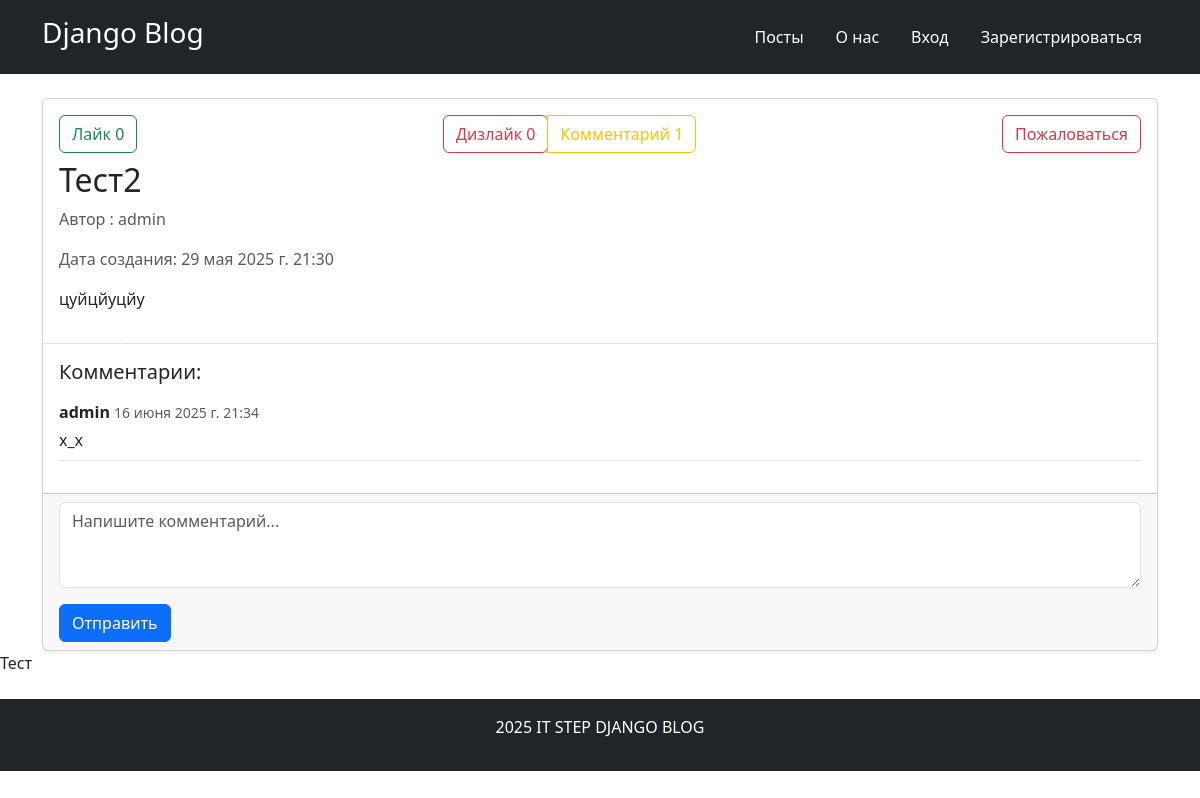
/posts/2, run on an earlier commit of the app's database.
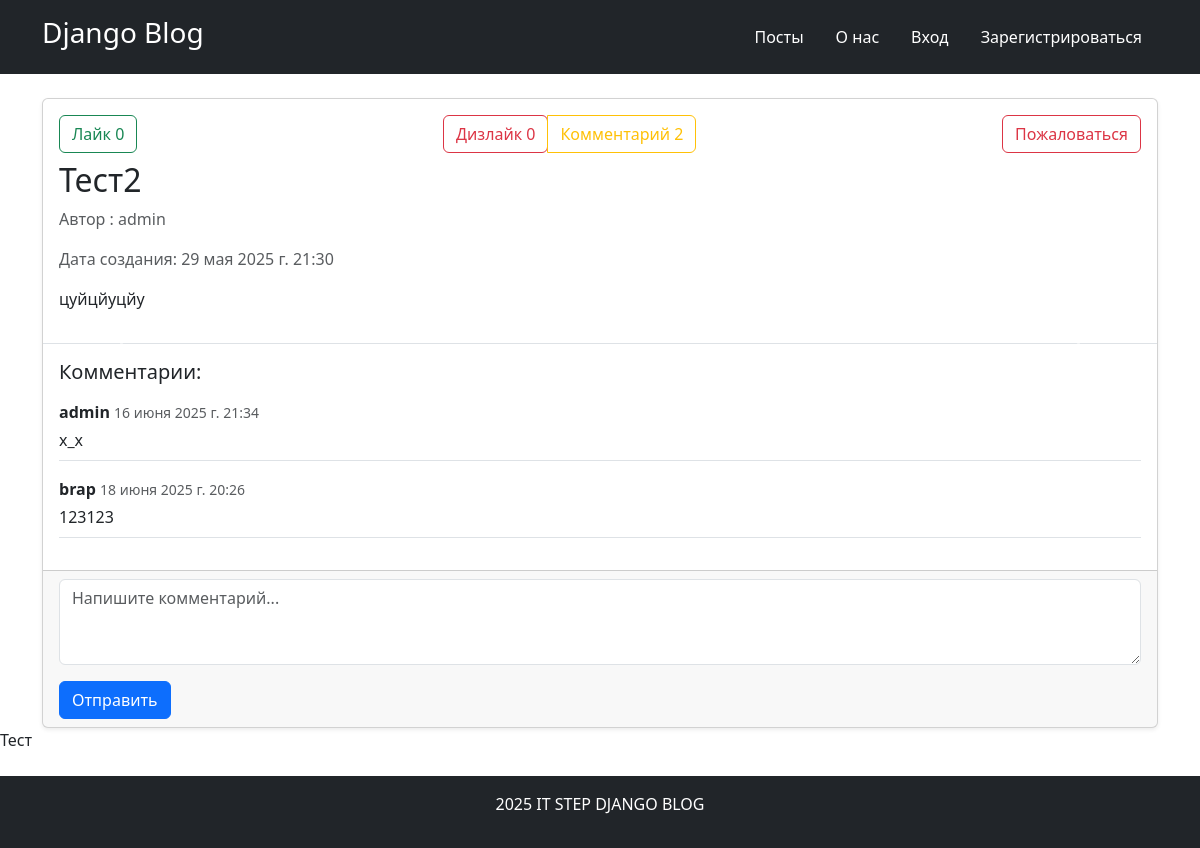
And on a later commit of the database.
### app/models.py (models this page shows, shortened)
class Post(models.Model):
    title = models.CharField(max_length=256, verbose_name="Название Поста")
    content = models.CharField(max_length=3000, verbose_name="Контент Поста")
    created_at = models.DateTimeField(auto_now_add=True, verbose_name="Дата Создания")
    author = models.ForeignKey(User, on_delete=models.CASCADE, verbose_name="Автор")
    def get_likes_count(self):
        return self.likes.count()
    def get_dislikes_count(self):
        return self.dislikes.count()
    def get_comments_count(self):
        return self.comments.count()
    def get_first_media(self):
        return self.media.order_by("created_at").first()
    class Meta:
        verbose_name_plural = "Посты"

class Comment(models.Model):
    post = models.ForeignKey(Post, on_delete=models.CASCADE, related_name="comments", verbose_name="Пост")
    body = models.CharField(max_length=1024, verbose_name="Содержимое")
    user = models.ForeignKey(User, on_delete=models.CASCADE, verbose_name="Пользователь")
    created_at = models.DateTimeField(auto_now_add=True, verbose_name="Дата Создания")
    class Meta:
        verbose_name_plural = "Комментарии"

### app/views.py (the view)
# urls.py: path("posts/<int:pk>", PostDetailView.as_view(), name="post-detail"),  # Получение поста
class PostDetailView(DetailView):
    model = Post
    template_name = "app/post_detail.html"
    context_object_name = "post"
    def get_context_data(self, **kwargs):
        context = super().get_context_data(**kwargs)
        context["comment_form"] = CommentForm()  # Добавлили переменную comment_form
        context["post_test"] = "Тест"
        return context

### app/forms.py
class CommentForm(forms.ModelForm):
    body = forms.CharField(widget=forms.Textarea(attrs={
        "class": "form-control",
        "rows": "3",
        "placeholder": "Напишите комментарий...",
    }))
    class Meta:
        model = Comment
        fields = ["body"]

### templates/app/post_detail.html (shortened to what this page needs)
{% extends 'base.html' %}
{% block main %}
<div class="container mt-4">
    <div class="card shadow-sm">
        <div class="card-body pb-0">
            <div class="d-flex justify-content-between flex-wrap gap-2 mb-2">
                <div class="btn-group">
                    <form action="{% url 'like' post.pk %}" method="post">
                        <button type="submit" class="btn btn-outline-success">
                            Лайк {{ post.get_likes_count }}
                        </button>
                    </form>
                </div>
                <div class="btn-group">
                    <form action="{% url 'dislike' post.pk %}" method="post">
                        <button type="submit" class="btn btn-outline-danger">
                            Дизлайк {{ post.get_dislikes_count }}
                        </button>
                    </form>
                    <a href="#comment" class="btn btn-outline-warning">
                        Комментарий {{ post.get_comments_count }}
                    </a>
                </div>
                <div class="btn-group">
                    {% if user == post.author %}
                    <a href="{% url 'post-update' post.pk %}" class="btn btn-outline-primary">
                        Редактировать
                    </a>
                    <a href="{% url 'post-delete' post.pk %}" class="btn btn-outline-danger">
                        Удалить
                    </a>
                    {% else %}
                    <a href="{% url 'create-report' post.pk %}" class="btn btn-outline-danger">
                        Пожаловаться
                    </a>
                    {% endif %}
                </div>
            </div>
        </div>
        <div class="card-body pt-0">
            <h2 class="card-title">
                {{ post.title }}
            </h2>
            <p class="text-muted">
                Автор : {{ post.author.username }}
            </p>
            <p class="text-muted">
                Дата создания: {{ post.created_at }}
            </p>
            <p class="card-text">
                {{ post.content }}
            </p>
        </div>
        {% if post.media %}
        <div id="postCarousel" class="carousel slide mt-3" data-bs-ride="carousel">
            <button class="carousel-control-prev" type="button" data-bs-target="#postCarousel" data-bs-slide="prev">
                <span class="carousel-control-prev-icon"></span>
            </button>
            <button class="carousel-control-next" type="button" data-bs-target="#postCarousel" data-bs-slide="next ">
                <span class="carousel-control-next-icon"></span>
            </button>
        </div>
        {% endif %}
        {% if post.comments.exists %}
        <div class="card-body border-top">
            <h5 class="mb-3">
                Комментарии:
            </h5>
            <ul class="list-unstyled">
                {% for comment in post.comments.all %}
                <li class="mb-3 pb-2 border-bottom">
                    <p class="mb-1">
                        <strong>{{ comment.user.username }}</strong>
                        <small class="text-muted">{{ comment.created_at }}</small>
                    </p>
                    <p class="mb-0">
                        {{ comment.body }}
                    </p>
                </li>
                {% endfor %}
            </ul>
        </div>
        {% else %}
        <div class="card-body border-top">
            <p class="text-muted">
                Комментариев пока нет...
            </p>
        </div>
        {% endif %}
        <div class="card-footer" id="comment">
            <form action="{% url 'comment' post.pk %}" method="post">
                <div class="mb-3">
                    {{ comment_form.body }}
                </div>
                <button class="btn btn-primary">Отправить</button>
            </form>
        </div>
    </div>
</div>
<p>{{ post_test }}</p>
{% endblock main %}

What changed in the data, as far as the page shows it:
computed for Post "Тест2": get_comments_count "1" → "2"
added Comment: user.username "brap", created_at "18 июня 2025 г. 20:26", body "123123"
